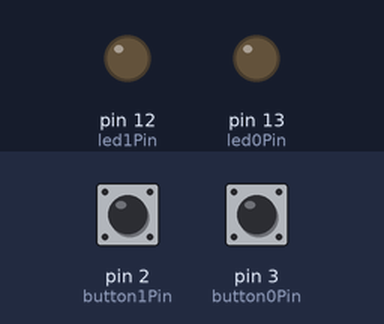
Bench run of a program on a simulated Arduino Uno, built with avr-gcc and run on an emulated ATmega328P. Parts: output pins drawn as LEDs (lit = HIGH). The test bench sets the inputs (shaded band); at power-on: pin 3 (button0Pin) LOW, pin 2 (button1Pin) LOW.

Above: at 1.2 s.
1.3 s: pin 3 (button0Pin) pulled HIGH for 0.15 s
At 1.37 s:
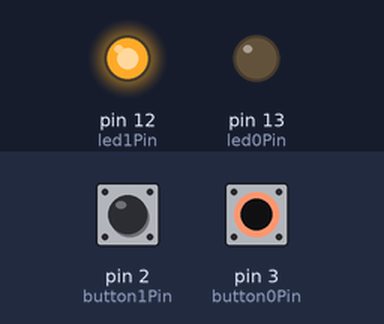
2.9 s: pin 2 (button1Pin) pulled HIGH for 1 s
At 3.05 s:
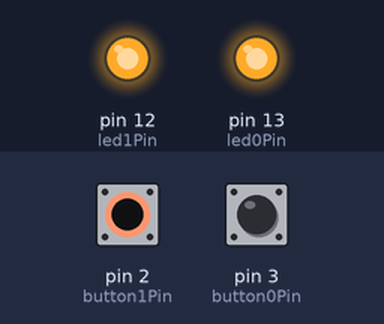
5.9 s: pin 2 (button1Pin) pulled HIGH for 3.2 s
At 6.35 s:
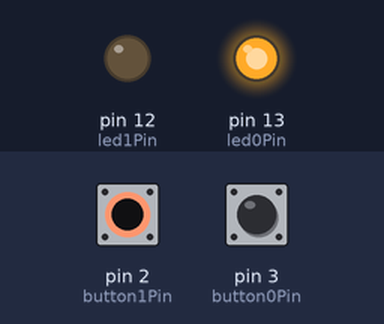
10.6 s: pin 3 (button0Pin) pulled HIGH for 3.2 s
At 12.0 s:
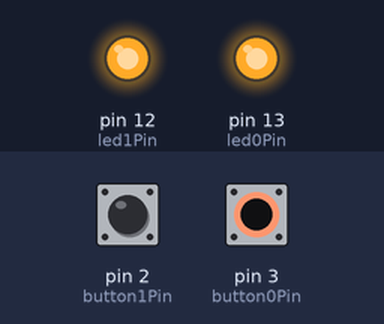
Timing chart, 0 to 15.2 s (numbered marks = the images above; inputs shaded):
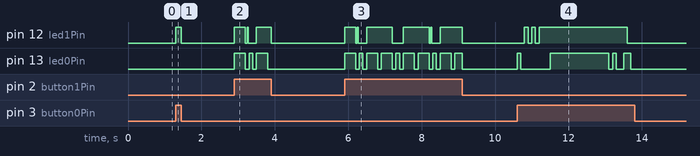

The program:

main.cpp
```cpp
#include <Arduino.h>

const int button0Pin = 3;
const int button1Pin = 2;
const int led0Pin = 13;
const int led1Pin = 12;

int previousMillis = 0;

void setup() {
  pinMode(button0Pin, INPUT);
  pinMode(button1Pin, INPUT);
  pinMode(led0Pin, OUTPUT);
  pinMode(led1Pin, OUTPUT);
}

void loop() {
  if (digitalRead(button0Pin) == HIGH) {
    unsigned long time = millis() % 3000;
    if (time < 1000) digitalWrite(led0Pin, HIGH);
    else if (time < 1100) digitalWrite(led0Pin, HIGH);
    else if (time < 1200) digitalWrite(led0Pin, LOW);
    else if (time < 1300) digitalWrite(led0Pin, HIGH);
    else if (time < 1500) digitalWrite(led0Pin, LOW);
    else if (time < 1700) digitalWrite(led0Pin, HIGH);
    else if (time < 2500) digitalWrite(led0Pin, LOW);
    else if (time < 2600) digitalWrite(led0Pin, HIGH);

    if (time < 500) digitalWrite(led1Pin, HIGH);
    else if (time < 1600) digitalWrite(led1Pin, HIGH);
    else if (time < 1800) digitalWrite(led1Pin, LOW);
    else if (time < 1900) digitalWrite(led1Pin, HIGH);
    else if (time < 2000) digitalWrite(led1Pin, LOW);
    else if (time < 2100) digitalWrite(led1Pin, HIGH);
    else if (time < 2200) digitalWrite(led1Pin, LOW);
    else if (time < 2800) digitalWrite(led1Pin, HIGH);
    return;
  }

  if (digitalRead(button1Pin) == HIGH) {
    unsigned long time = millis() % 1000;
    if (time < 100) digitalWrite(led0Pin, HIGH);
    else if (time < 200) digitalWrite(led0Pin, HIGH);
    else if (time < 300) digitalWrite(led0Pin, LOW);
    else if (time < 400) digitalWrite(led0Pin, HIGH);
    else if (time < 500) digitalWrite(led0Pin, LOW);
    else if (time < 800) digitalWrite(led0Pin, HIGH);
    else if (time < 900) digitalWrite(led0Pin, LOW);
    else if (time < 1000) digitalWrite(led0Pin, HIGH);

    if (time < 50) digitalWrite(led1Pin, HIGH);
    else if (time < 200) digitalWrite(led1Pin, HIGH);
    else if (time < 250) digitalWrite(led1Pin, LOW);
    else if (time < 275) digitalWrite(led1Pin, HIGH);
    else if (time < 500) digitalWrite(led1Pin, LOW);
    else if (time < 900) digitalWrite(led1Pin, HIGH);
    return;
  }

  digitalWrite(led0Pin, LOW);
  digitalWrite(led1Pin, LOW);
}
```

Measured:
- after the input at 1.3 s, pin 12 (led1Pin): LOW → HIGH at once, → LOW 0.15 s later
- after the input at 2.9 s, pin 12 (led1Pin): goes HIGH 0.30 s, LOW 0.05 s, HIGH 0.03 s, LOW 0.22 s, HIGH 0.40 s, then LOW, starting at once; pin 13 (led0Pin): goes HIGH 0.30 s, LOW 0.10 s, HIGH 0.10 s, LOW 0.10 s, HIGH 0.30 s, then LOW, starting at once
- after the input at 5.9 s, pin 13 (led0Pin): LOW → HIGH at once, then repeats every 1.0 s: LOW 0.10 s, HIGH 0.10 s, LOW 0.10 s, HIGH 0.30 s, LOW 0.10 s, HIGH 0.30 s
- after the input at 10.6 s, pin 12 (led1Pin): goes HIGH 0.10 s, LOW 0.10 s, HIGH 0.10 s, LOW 0.10 s, HIGH 2.4 s, then LOW, starting after 0.20 s; pin 13 (led0Pin): LOW → HIGH at once, → LOW 0.10 s later, → HIGH 0.80 s later, → LOW 1.6 s later, … (8 changes in this stretch)
